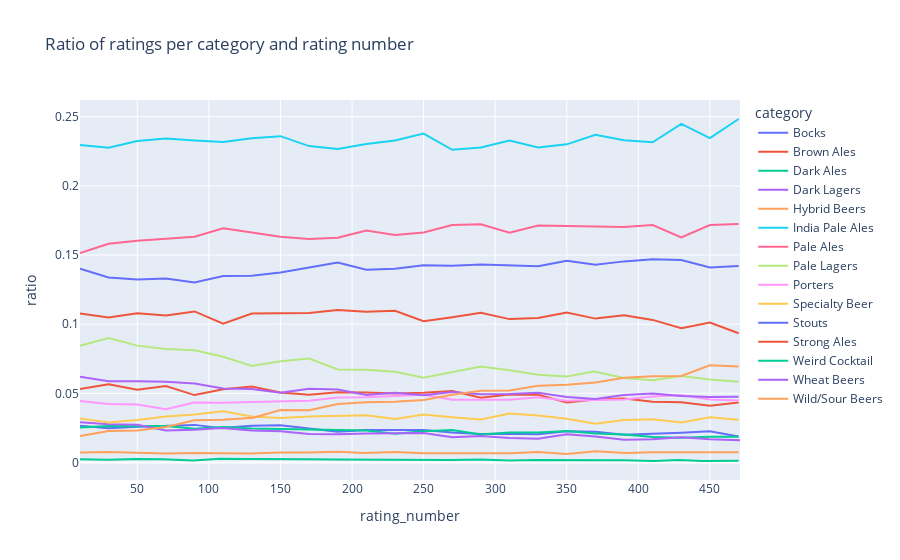

The cell this chart's notebook holds for it:
### Code cell
fig = px.line(df_cat_year, x="rating_number", y="ratio", color="category", title='Ratio of ratings per category and rating number')
fig.show()
#fig.write_html("ratio_cat_rating.html")

### Figure 1 — Plotly figure (JSON) as saved in the notebook; plotly's stock layout.template omitted (floating-point values rounded to 4 significant figures)
{"data": [{"hovertemplate": "category=Bocks<br>rating_number=%{x}<br>ratio=%{y}<extra></extra>", "legendgroup": "Bocks", "line": {"color": "#636efa", "dash": "solid"}, "marker": {"symbol": "circle"}, "mode": "lines", "name": "Bocks", "orientation": "v", "showlegend": true, "type": "scatter", "x": [10, 30, 50, 70, 90, 109, 130, 150, 170, 190, 210, 230, 250, 270, 290, 310, 330, 350, 370, 390, 410, 430, 450, 470], "xaxis": "x", "y": [0.02653, 0.02478, 0.02575, 0.0264, 0.02716, 0.02481, 0.02646, 0.02682, 0.02476, 0.02224, 0.02339, 0.02358, 0.02343, 0.02173, 0.02059, 0.02079, 0.02036, 0.02251, 0.02213, 0.02002, 0.02053, 0.02155, 0.02248, 0.0188], "yaxis": "y"}, {"hovertemplate": "category=Brown Ales<br>rating_number=%{x}<br>ratio=%{y}<extra></extra>", "legendgroup": "Brown Ales", "line": {"color": "#EF553B", "dash": "solid"}, "marker": {"symbol": "circle"}, "mode": "lines", "name": "Brown Ales", "orientation": "v", "showlegend": true, "type": "scatter", "x": [10, 30, 50, 70, 90, 110, 130, 150, 170, 190, 210, 230, 250, 270, 290, 310, 330, 350, 370, 390, 410, 430, 450, 470], "xaxis": "x", "y": [0.05315, 0.05656, 0.05261, 0.05529, 0.04871, 0.05287, 0.05488, 0.05052, 0.04898, 0.05068, 0.05063, 0.0499, 0.05047, 0.05166, 0.04684, 0.04919, 0.04889, 0.04336, 0.04552, 0.0462, 0.04397, 0.04349, 0.04097, 0.04336], "yaxis": "y"}, {"hovertemplate": "category=Dark Ales<br>rating_number=%{x}<br>ratio=%{y}<extra></extra>", "legendgroup": "Dark Ales", "line": {"color": "#00cc96", "dash": "solid"}, "marker": {"symbol": "circle"}, "mode": "lines", "name": "Dark Ales", "orientation": "v", "showlegend": true, "type": "scatter", "x": [10, 30, 50, 70, 90, 110, 130, 150, 170, 190, 210, 230, 250, 270, 290, 310, 330, 350, 370, 390, 410, 429, 450, 470], "xaxis": "x", "y": [0.02532, 0.02633, 0.0261, 0.02632, 0.02441, 0.02567, 0.02459, 0.02427, 0.0238, 0.02346, 0.02313, 0.0207, 0.02261, 0.02353, 0.02024, 0.02174, 0.02169, 0.0227, 0.02095, 0.02025, 0.01837, 0.01784, 0.01853, 0.01849], "yaxis": "y"}, {"hovertemplate": "category=Dark Lagers<br>rating_number=%{x}<br>ratio=%{y}<extra></extra>", "legendgroup": "Dark Lagers", "line": {"color": "#ab63fa", "dash": "solid"}, "marker": {"symbol": "circle"}, "mode": "lines", "name": "Dark Lagers", "orientation": "v", "showlegend": true, "type": "scatter", "x": [10, 30, 50, 70, 90, 109, 130, 150, 170, 190, 210, 230, 250, 270, 290, 310, 330, 350, 370, 390, 410, 430, 450, 471], "xaxis": "x", "y": [0.02911, 0.02768, 0.02718, 0.02303, 0.02358, 0.02481, 0.02306, 0.02254, 0.02062, 0.02046, 0.02092, 0.02085, 0.02127, 0.01822, 0.01916, 0.01759, 0.01717, 0.02035, 0.01881, 0.01632, 0.01668, 0.01816, 0.01676, 0.01596], "yaxis": "y"}, {"hovertemplate": "category=Hybrid Beers<br>rating_number=%{x}<br>ratio=%{y}<extra></extra>", "legendgroup": "Hybrid Beers", "line": {"color": "#FFA15A", "dash": "solid"}, "marker": {"symbol": "circle"}, "mode": "lines", "name": "Hybrid Beers", "orientation": "v", "showlegend": true, "type": "scatter", "x": [10, 30, 50, 70, 90, 110, 129, 150, 170, 190, 209, 230, 250, 270, 290, 310, 330, 350, 370, 391, 409, 429, 449, 470], "xaxis": "x", "y": [0.007091, 0.00758, 0.007005, 0.00647, 0.006895, 0.006861, 0.006443, 0.007216, 0.007096, 0.007748, 0.006793, 0.007574, 0.00671, 0.006665, 0.006436, 0.006668, 0.007606, 0.006064, 0.008057, 0.006777, 0.007351, 0.0072, 0.007499, 0.007423], "yaxis": "y"}, {"hovertemplate": "category=India Pale Ales<br>rating_number=%{x}<br>ratio=%{y}<extra></extra>", "legendgroup": "India Pale Ales", "line": {"color": "#19d3f3", "dash": "solid"}, "marker": {"symbol": "circle"}, "mode": "lines", "name": "India Pale Ales", "orientation": "v", "showlegend": true, "type": "scatter", "x": [10, 30, 50, 70, 90, 110, 130, 150, 170, 190, 210, 230, 250, 270, 290, 310, 330, 350, 370, 390, 410, 430, 450, 470], "xaxis": "x", "y": [0.2295, 0.2276, 0.2325, 0.2342, 0.2329, 0.2318, 0.2344, 0.236, 0.2288, 0.2267, 0.2303, 0.2329, 0.2379, 0.2261, 0.2278, 0.2328, 0.2278, 0.2301, 0.237, 0.2331, 0.2316, 0.2448, 0.2346, 0.2484], "yaxis": "y"}, {"hovertemplate": "category=Pale Ales<br>rating_number=%{x}<br>ratio=%{y}<extra></extra>", "legendgroup": "Pale Ales", "line": {"color": "#FF6692", "dash": "solid"}, "marker": {"symbol": "circle"}, "mode": "lines", "name": "Pale Ales", "orientation": "v", "showlegend": true, "type": "scatter", "x": [10, 30, 50, 70, 90, 110, 130, 150, 170, 190, 210, 230, 250, 270, 290, 310, 330, 350, 370, 390, 410, 430, 450, 470], "xaxis": "x", "y": [0.1515, 0.1582, 0.1604, 0.1619, 0.1632, 0.1694, 0.1664, 0.1633, 0.1617, 0.1625, 0.1678, 0.1646, 0.1663, 0.1717, 0.1723, 0.1662, 0.1714, 0.1707, 0.1706, 0.1703, 0.1717, 0.1628, 0.1718, 0.1724], "yaxis": "y"}, {"hovertemplate": "category=Pale Lagers<br>rating_number=%{x}<br>ratio=%{y}<extra></extra>", "legendgroup": "Pale Lagers", "line": {"color": "#B6E880", "dash": "solid"}, "marker": {"symbol": "circle"}, "mode": "lines", "name": "Pale Lagers", "orientation": "v", "showlegend": true, "type": "scatter", "x": [10, 30, 50, 70, 90, 110, 130, 150, 170, 190, 210, 230, 250, 270, 290, 310, 330, 350, 369, 390, 410, 430, 450, 470], "xaxis": "x", "y": [0.08434, 0.09001, 0.08448, 0.08207, 0.08111, 0.07643, 0.06974, 0.0732, 0.07517, 0.06726, 0.06695, 0.06562, 0.06121, 0.06524, 0.06944, 0.06675, 0.06342, 0.0622, 0.0657, 0.0611, 0.05952, 0.06252, 0.06, 0.05827], "yaxis": "y"}, {"hovertemplate": "category=Porters<br>rating_number=%{x}<br>ratio=%{y}<extra></extra>", "legendgroup": "Porters", "line": {"color": "#FF97FF", "dash": "solid"}, "marker": {"symbol": "circle"}, "mode": "lines", "name": "Porters", "orientation": "v", "showlegend": true, "type": "scatter", "x": [10, 30, 50, 70, 90, 110, 130, 150, 170, 190, 210, 230, 250, 270, 290, 310, 330, 350, 370, 390, 410, 430, 450, 470], "xaxis": "x", "y": [0.04446, 0.04233, 0.04192, 0.03848, 0.04332, 0.04313, 0.04373, 0.0439, 0.04457, 0.04701, 0.04719, 0.04803, 0.04887, 0.0454, 0.04516, 0.04542, 0.04722, 0.0447, 0.04524, 0.04546, 0.04765, 0.04878, 0.04545, 0.04483], "yaxis": "y"}, {"hovertemplate": "category=Specialty Beer<br>rating_number=%{x}<br>ratio=%{y}<extra></extra>", "legendgroup": "Specialty Beer", "line": {"color": "#FECB52", "dash": "solid"}, "marker": {"symbol": "circle"}, "mode": "lines", "name": "Specialty Beer", "orientation": "v", "showlegend": true, "type": "scatter", "x": [10, 30, 50, 70, 90, 110, 130, 150, 170, 190, 210, 230, 250, 270, 290, 310, 330, 350, 370, 390, 410, 430, 450, 470], "xaxis": "x", "y": [0.03185, 0.02894, 0.03063, 0.03316, 0.03472, 0.03693, 0.03323, 0.0321, 0.03321, 0.03354, 0.03411, 0.03145, 0.03474, 0.03272, 0.03104, 0.03534, 0.03401, 0.03155, 0.02791, 0.03073, 0.0313, 0.02897, 0.03268, 0.0309], "yaxis": "y"}, {"hovertemplate": "category=Stouts<br>rating_number=%{x}<br>ratio=%{y}<extra></extra>", "legendgroup": "Stouts", "line": {"color": "#636efa", "dash": "solid"}, "marker": {"symbol": "circle"}, "mode": "lines", "name": "Stouts", "orientation": "v", "showlegend": true, "type": "scatter", "x": [10, 30, 50, 70, 90, 110, 130, 150, 170, 190, 210, 230, 250, 270, 290, 310, 330, 350, 370, 390, 410, 430, 450, 470], "xaxis": "x", "y": [0.1401, 0.1337, 0.1324, 0.1331, 0.1301, 0.1348, 0.135, 0.1374, 0.1409, 0.1446, 0.1393, 0.1401, 0.1426, 0.1422, 0.1432, 0.1427, 0.1419, 0.1459, 0.143, 0.1454, 0.147, 0.1465, 0.1411, 0.1421], "yaxis": "y"}, {"hovertemplate": "category=Strong Ales<br>rating_number=%{x}<br>ratio=%{y}<extra></extra>", "legendgroup": "Strong Ales", "line": {"color": "#EF553B", "dash": "solid"}, "marker": {"symbol": "circle"}, "mode": "lines", "name": "Strong Ales", "orientation": "v", "showlegend": true, "type": "scatter", "x": [10, 30, 50, 70, 90, 110, 130, 150, 170, 190, 210, 230, 250, 270, 290, 310, 330, 350, 370, 390, 410, 430, 450, 470], "xaxis": "x", "y": [0.1077, 0.1048, 0.1079, 0.1062, 0.1092, 0.1003, 0.1077, 0.1081, 0.1081, 0.1103, 0.1091, 0.1096, 0.1022, 0.105, 0.1082, 0.1037, 0.1045, 0.1084, 0.104, 0.1064, 0.1031, 0.09704, 0.1011, 0.09342], "yaxis": "y"}, {"hovertemplate": "category=Weird Cocktail<br>rating_number=%{x}<br>ratio=%{y}<extra></extra>", "legendgroup": "Weird Cocktail", "line": {"color": "#00cc96", "dash": "solid"}, "marker": {"symbol": "circle"}, "mode": "lines", "name": "Weird Cocktail", "orientation": "v", "showlegend": true, "type": "scatter", "x": [10, 30, 50, 68, 89, 108, 131, 148, 169, 189, 211, 229, 249, 269, 289, 310, 328, 348, 371, 390, 411, 428, 445, 470], "xaxis": "x", "y": [0.002268, 0.002013, 0.002515, 0.002307, 0.001443, 0.00268, 0.002491, 0.002543, 0.0023, 0.002062, 0.001938, 0.002107, 0.001718, 0.001718, 0.002176, 0.001348, 0.001804, 0.001856, 0.001546, 0.001546, 0.001031, 0.001718, 0.001031, 0.00119], "yaxis": "y"}, {"hovertemplate": "category=Wheat Beers<br>rating_number=%{x}<br>ratio=%{y}<extra></extra>", "legendgroup": "Wheat Beers", "line": {"color": "#ab63fa", "dash": "solid"}, "marker": {"symbol": "circle"}, "mode": "lines", "name": "Wheat Beers", "orientation": "v", "showlegend": true, "type": "scatter", "x": [10, 30, 50, 70, 90, 110, 130, 150, 170, 190, 210, 230, 250, 270, 290, 310, 330, 350, 370, 390, 410, 430, 450, 470], "xaxis": "x", "y": [0.06189, 0.05865, 0.05874, 0.05834, 0.05703, 0.05349, 0.05303, 0.05033, 0.05337, 0.05272, 0.04882, 0.05035, 0.04852, 0.05099, 0.04934, 0.04955, 0.05047, 0.04736, 0.04595, 0.04876, 0.04982, 0.04811, 0.04731, 0.0475], "yaxis": "y"}, {"hovertemplate": "category=Wild/Sour Beers<br>rating_number=%{x}<br>ratio=%{y}<extra></extra>", "legendgroup": "Wild/Sour Beers", "line": {"color": "#FFA15A", "dash": "solid"}, "marker": {"symbol": "circle"}, "mode": "lines", "name": "Wild/Sour Beers", "orientation": "v", "showlegend": true, "type": "scatter", "x": [10, 30, 50, 70, 90, 110, 131, 150, 170, 190, 210, 230, 250, 270, 290, 310, 330, 350, 370, 390, 410, 430, 450, 470], "xaxis": "x", "y": [0.01902, 0.02274, 0.02304, 0.02558, 0.03052, 0.03092, 0.0323, 0.03793, 0.03775, 0.04222, 0.04358, 0.04395, 0.0452, 0.049, 0.05182, 0.05202, 0.05549, 0.05621, 0.05778, 0.06118, 0.0624, 0.0625, 0.07028, 0.06942], "yaxis": "y"}], "layout": {"legend": {"title": {"text": "category"}, "tracegroupgap": 0}, "title": {"text": "Ratio of ratings per category and rating number"}, "xaxis": {"anchor": "y", "domain": [0, 1], "title": {"text": "rating_number"}}, "yaxis": {"anchor": "x", "domain": [0, 1], "title": {"text": "ratio"}}}}
